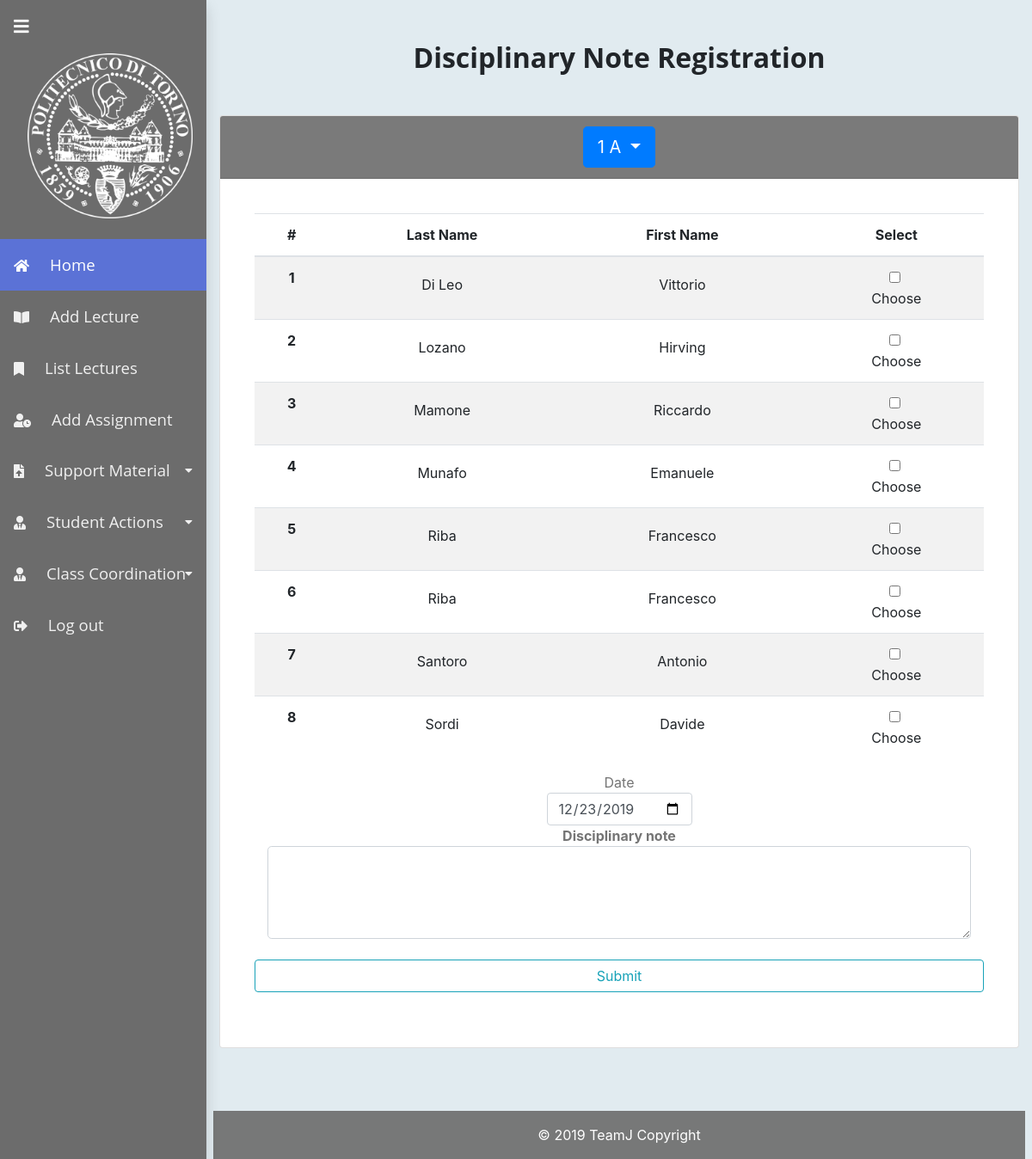
/usergroup/teacher/registerNote.php?classID=1 (signed in), run on an earlier commit of the app's database.
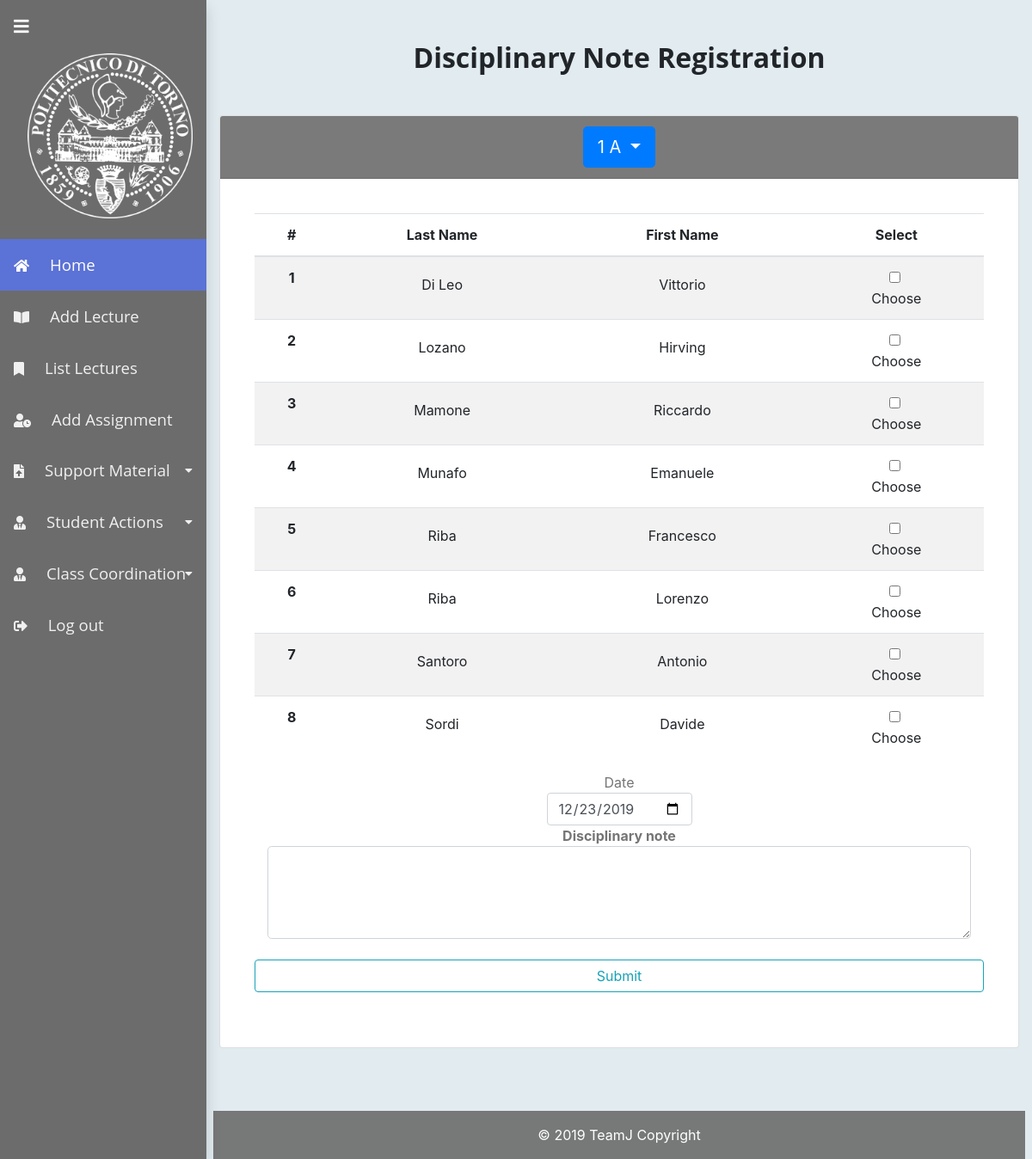
And on a later commit of the database.
### tables this page shows
CREATE TABLE `Student` (
  `ID` int(11) NOT NULL,
  `Name` varchar(50) NOT NULL,
  `Surname` varchar(50) NOT NULL,
  `AverageLastSchool` float NOT NULL,
  `CF` varchar(16) NOT NULL,
  `SpecificClassID` int(11) NOT NULL
);

### classes/teacher.class.php (called while the page is built, shortened)
<?php
class teacher extends user {
    public function get_students_by_class_id($classID) {
        $students = array();
        $conn = $this->connectMySQL();
        $stmt = $conn->prepare("SELECT ID, Name, Surname
	                                  FROM Student
	                                  WHERE SpecificClassID = ?
	                                  ORDER BY Surname,Name,ID;");
        $stmt->bind_param('i', $classID);
        $stmt->execute();
        $res = $stmt->get_result();
        if ($res > 0) {
            while ($row = $res->fetch_assoc()) {
                array_push($students, $row);
            }
        }
        return $students;
    }
}

### usergroup/teacher/registerNote.php (the view, shortened to what the changed rows need)
<?php
$teacher = new teacher();
if (isset($_GET['operation_result'])) {
    if ($_GET['operation_result'] == 1){
        $content .= '
                <div class="alert alert-success" role="alert">
                    Absences successfully registered. <a href="registerNote.php" class="alert-link">Keep registering notes</a> or <a href="../teacher/index.php" class="alert-link">back to your homepage.</a>
                </div>';
    } else {
        $teacher->get_error(25);
    }
} else {
    $classes = $teacher->get_assigned_classes_names();
    $drop_down = "";
    if(isset($_GET['date']))
        $today = $_GET['date'];
    else
        $today = date("Y-m-d");
    for ($i = 0; $i < sizeof($classes); $i++) {
        $classID = $classes[$i]['ClassID'];
        $yearSection = $classes[$i]['YearClass'] . " " . $classes[$i]['Section'];
        $drop_down .= '<a class="dropdown-item" href="registerNote.php?classID='.$classID.'">'.$yearSection.'</a>';
    }
    if (!isset($_GET['classID']) && empty($_POST)) {
        $content = '
                <div class="card text-center">
                    <div class="card-header" style="background-color:rgba(108,108,108,0.9);color:white">
                        <div class="btn-group">
                            <button type="button" class="btn btn-primary dropdown-toggle btn-lg" data-toggle="dropdown" aria-haspopup="true" aria-expanded="false">
                                Choose a class
                            </button>
                            <div class="dropdown-menu">'.
            $drop_down.
            '</div>
                        </div>
                    </div>
                    <div class="card-body">
                        <p class="card-text">Select a class to register a new note.</p>
                    </div>
                </div>';
    } else if (isset($_GET['classID'])) {
        $students_info = $teacher->get_students_by_class_id($_GET['classID']);
        $classID =  $_GET['classID'];
        for ($i = 0; $i < sizeof($classes); $i++) {
            $yearSection = $classes[$i]['YearClass'] . " " . $classes[$i]['Section'];
            if ($classes[$i]['ClassID'] == $classID){
                break;
            }
        }
        $table_content = '<div class="card-body">
                            <form method="post" class="form-inline" style="color:#757575" action="registerNote.php">
                            <table class="table table-striped">
                            <thead>
                                <tr>
                                <th scope="col">#</th>
                                <th scope="col">Last Name</th>
                                <th scope="col">First Name</th>
                                <th scope="col">Select</th>
                                </tr>
                            </thead>
                            <tbody>';
        for ($i = 0; $i < sizeof($students_info); $i++) {
            $name = $students_info[$i]['Name'];
            $surname = $students_info[$i]['Surname'];
            $id = $students_info[$i]['ID'];
            $stud_num =$i+1;
            $table_content .= <<<OUT
                            <tr>
                                <th scope="row">$stud_num</th>
                                    <td><div class="col-xs-2 m-2">$surname</div></td>
                                    <td><div class="col-xs-2 m-2">$name</div></td>
                                    <td>
                                        <input type="checkbox" class="form-check-input" id="select_$id" name="select_$id" value="yes" >
                                        <label class="form-check-label" id="select_label_$id" for="exampleCheck1">Choose</label>
                                    </td>
                            </tr>
OUT;
        }
        $table_content .= '
                                    </tbody>
                                    </table>';
        $table_content .= '
                            <div class="col-sm-12">
                                        <label for="date">Date</label>
                                        <input type="date" id="date" class="form-control" name="date" value="'.$today.'">
                            </div>
                                <div class="col-lg-12">
                                    <label for="note"><strong>Disciplinary note</strong></label>
                                    <div class="input-group input-group-lg">
                                        <textarea class="form-control" name="note" id="note" rows="3"></textarea>
                                    </div>
                                </div>
                            <button class="btn btn-outline-info btn-rounded btn-block my-4 waves-effect z-depth-0" type="submit">Submit</button>
                        </form>
                        </div>
                        </div>';
        $content = '
                <div class="card text-center">
                    <div class="card-header" style="background-color:rgba(108,108,108,0.9);color:white">
                        <div class="btn-group">
                            <button type="button" class="btn btn-primary dropdown-toggle btn-lg" data-toggle="dropdown" aria-haspopup="true" aria-expanded="false">
                            '.$yearSection.'
                        </button>
                        <div class="dropdown-menu">
                            '.$drop_down.'
                        </div>
                        </div>
                    </div>
                <div class="card-body">'.
            $table_content;
    } else if (!empty($_POST)) {
        $classID = $_SESSION['classID'];
        $students_info = $teacher->get_students_by_class_id($classID);
        if (sizeof($students_info) == 0) {
            $teacher->get_error(24);
        }
        $counter = 0;
        $note = $_POST['note'];
        if(!$note){
            $teacher->get_error(23);
        }
        $date = $_POST['date'];
        if(!$date){
            $date = date("Y-m-d H:i:s");
        } else {
            $newD = date_create($date);
            date_time_set($newD,00,00,00);
            $date= date_format($newD,"Y-m-d H:i:s");
        }
        $noteId = $teacher->register_new_note($date,$classID,$note);
        if($noteId <= 0){
            $teacher->get_error(22);
        }
        for ($i = 0; $i < sizeof($students_info); $i++) {
            $id = $students_info[$i]['ID'];
            if (isset($_POST["select_$id"])) {
                $selected = $_POST["select_$id"] == 'yes';
                if ($selected) {
                    $res = $teacher->register_note_record($id,$noteId);
                    if (!$res) {
                        $teacher->get_error(22);
                    }
                    $counter++;
                }
            }
        }
        if ($counter > 0) {
            header("Location: registerNote.php?operation_result=1");
            exit();
        } else if ($counter == 0){
            $teacher->get_error(21);
        } else {
            $teacher->get_error(22);
        }
    }
}

What changed in the data, as far as the page shows it:
changed student: Name "Francesco" → "Lorenzo"
